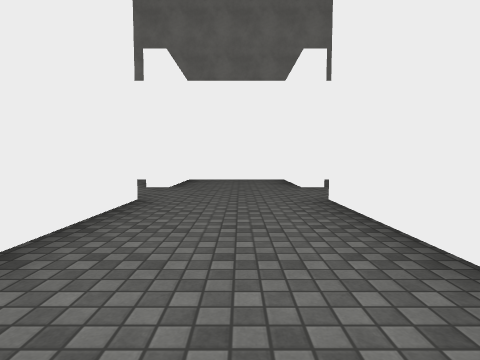
[1] (above)

18 first-person views from a walk through a Unity game level. The camera is 1.2 m above the floor, tilts 4° down and sees 80° across. The floor is counted in squares, 2 m on a side. Each view is taken from the middle of a square. On the plan, view 1 faces up. The plan holds only what a view shows up to about 9 squares ahead; the rest is blank. The place goes on beyond the plan. The player character is not drawn. Door leaves are left out, so doorways stand open. Surface patterns are stand-ins for the level's own textures.

[2]
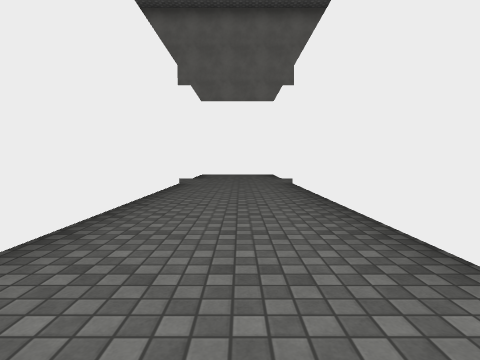

[3]
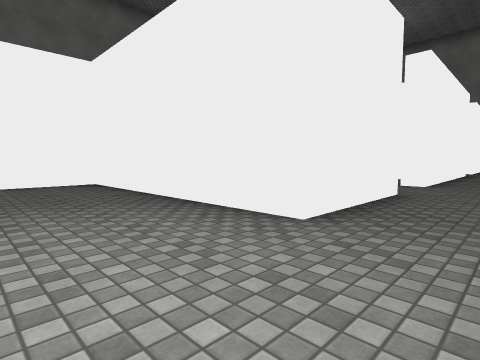

[4]
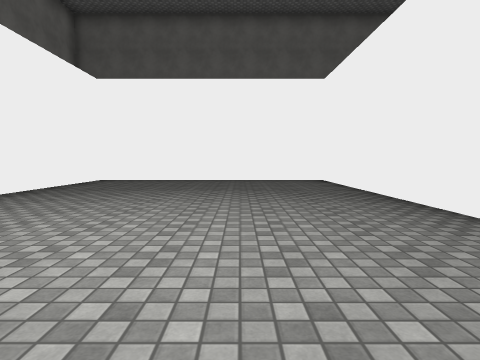

[5]
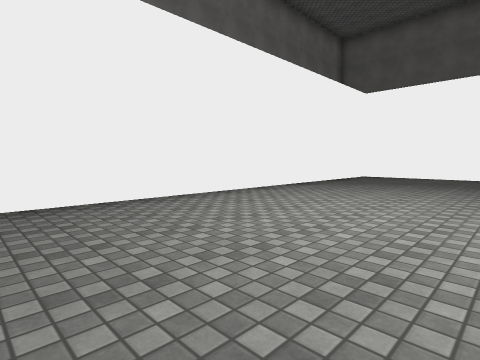

[6]
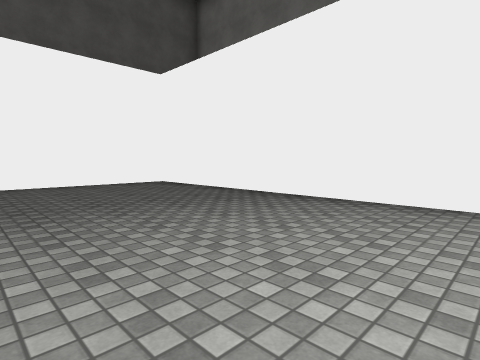

[7]
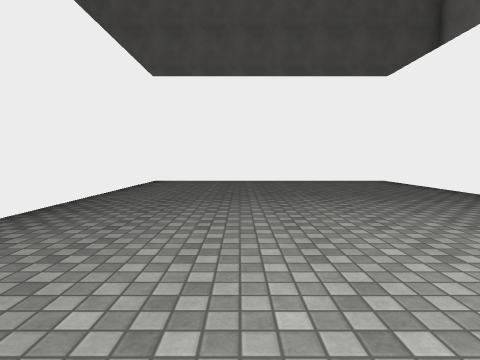

[8]
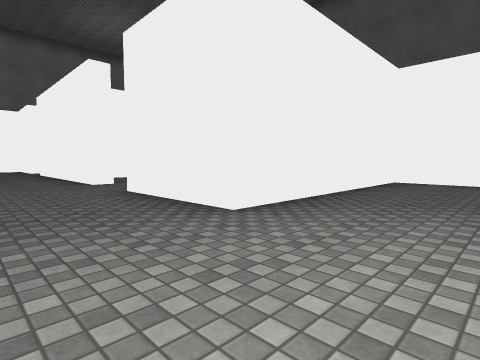

[9]
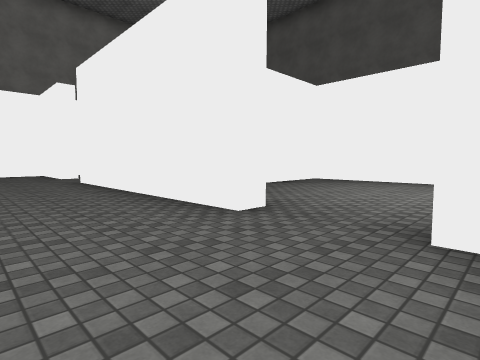

[10]
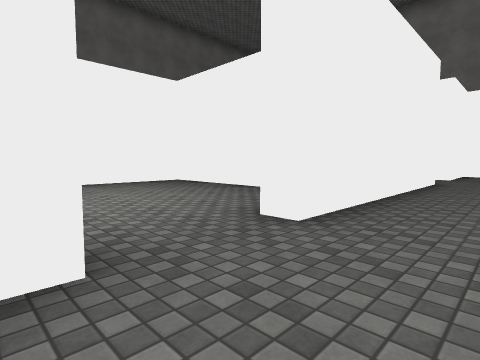

[11]
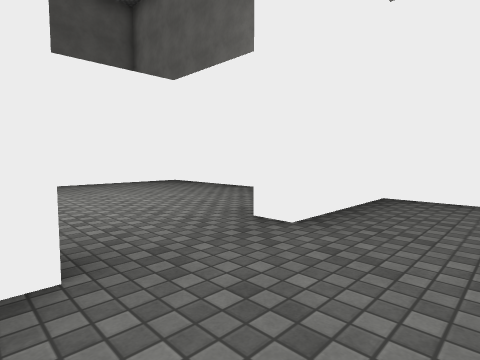

[12]
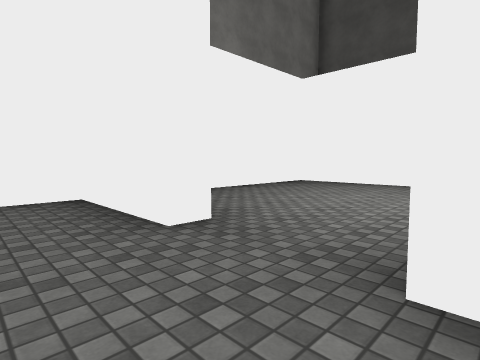

[13]
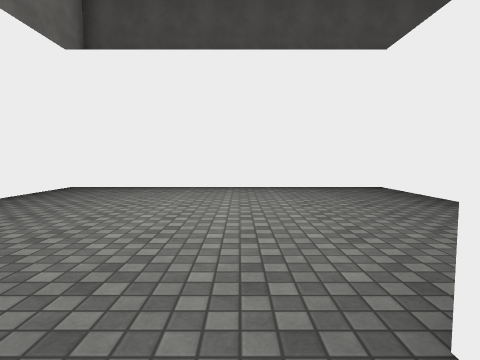

[14]
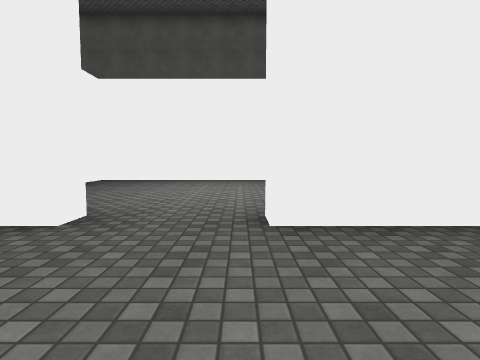

[15]
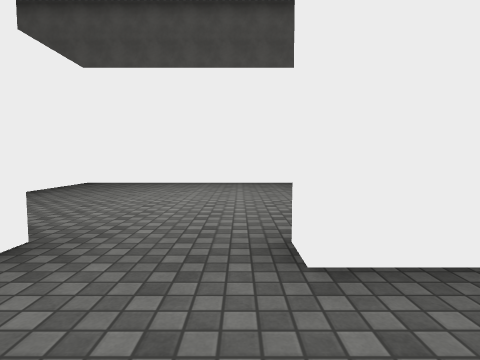

[16]
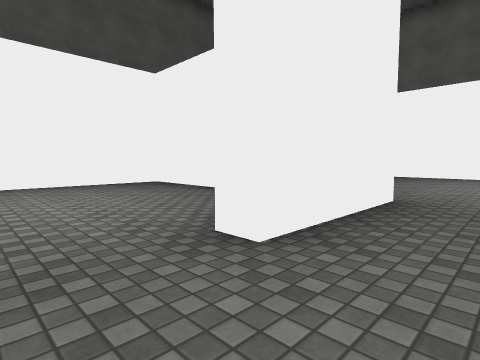

[17]
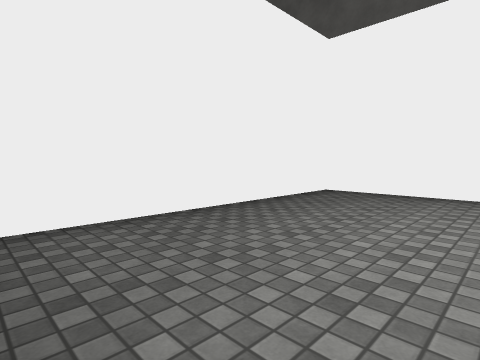

[18]
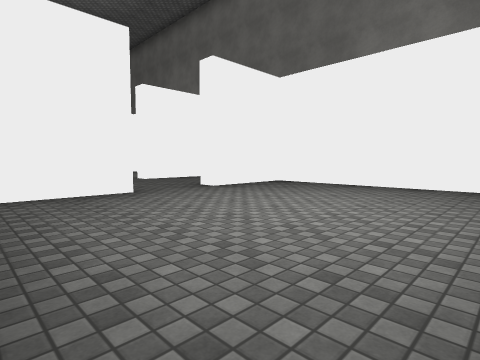

### Floor plan
Ten units are one square. View 1 is at (0, 0); x grows to the right and y downward. Boxes are objects, and circles mark ways between rooms. Rooms are numbered by the first view taken in them; rooms with no view inside come last. Other rooms are left out.
<svg viewBox="-80 -93 158 230">
<path fill="none" stroke="#000" d="M-16 35 -16 65 -75 65 -75 132 73 132 73 65 14 65 14 36M14 16 14 -44M-16 -43 -16 16M14 -63 14 -88 -16 -88 -16 -63M19 -44 19 -24M50 -19 73 -19 73 -88 19 -88 19 -63 14 -63M19 16 14 16M14 36 19 36M48 60 73 60 73 -9 21 -9M-21 -43 -16 -43M-16 -63 -21 -63M-29 -88 -75 -88 -75 -19 -66 -19M-16 16 -21 16M-28 -9 -75 -9 -75 60 -52 60"/>
<circle cx="10" cy="-55" r="3" fill="#2a7"/>
<circle cx="10" cy="25" r="3" fill="#2a7"/>
<circle cx="-20" cy="-55" r="3" fill="#2a7"/>
<circle cx="-20" cy="25" r="3" fill="#2a7"/>
<text x="0" y="80">1</text>
<text x="40" y="-50">2</text>
<text x="40" y="20">3</text>
<text x="-50" y="-50">4</text>
<text x="-50" y="20">5</text>
</svg>
Room 1 opens to room 2. Room 1 opens to room 3. Room 1 opens to room 4. Room 1 opens to room 5.

Where each view was taken, in squares from view 1:
view 1: 0 up, 0 right, facing up
view 2: 3 down, 0 right, facing up
view 3: 9 down, 0 right, facing up-left
view 4: 9 down, 1 right, facing left
view 5: 9 down, 3 right, facing down-left
view 6: 9 down, 0 right, facing down-right
view 7: 9 down, 1 left, facing right
view 8: 9 down, 1 left, facing up-right
view 9: 4 down, 1 left, facing up-right
view 10: 4 down, 0 right, facing up-left
view 11: 4 up, 0 right, facing up-left
view 12: 4 up, 0 right, facing up-right
view 13: 5 up, 1 right, facing right
view 14: 6 up, 1 right, facing left
view 15: 2 down, 0 right, facing left
view 16: 2 down, 0 right, facing down-right
view 17: 2 down, 2 right, facing up-right
view 18: 2 up, 7 right, facing up-left
